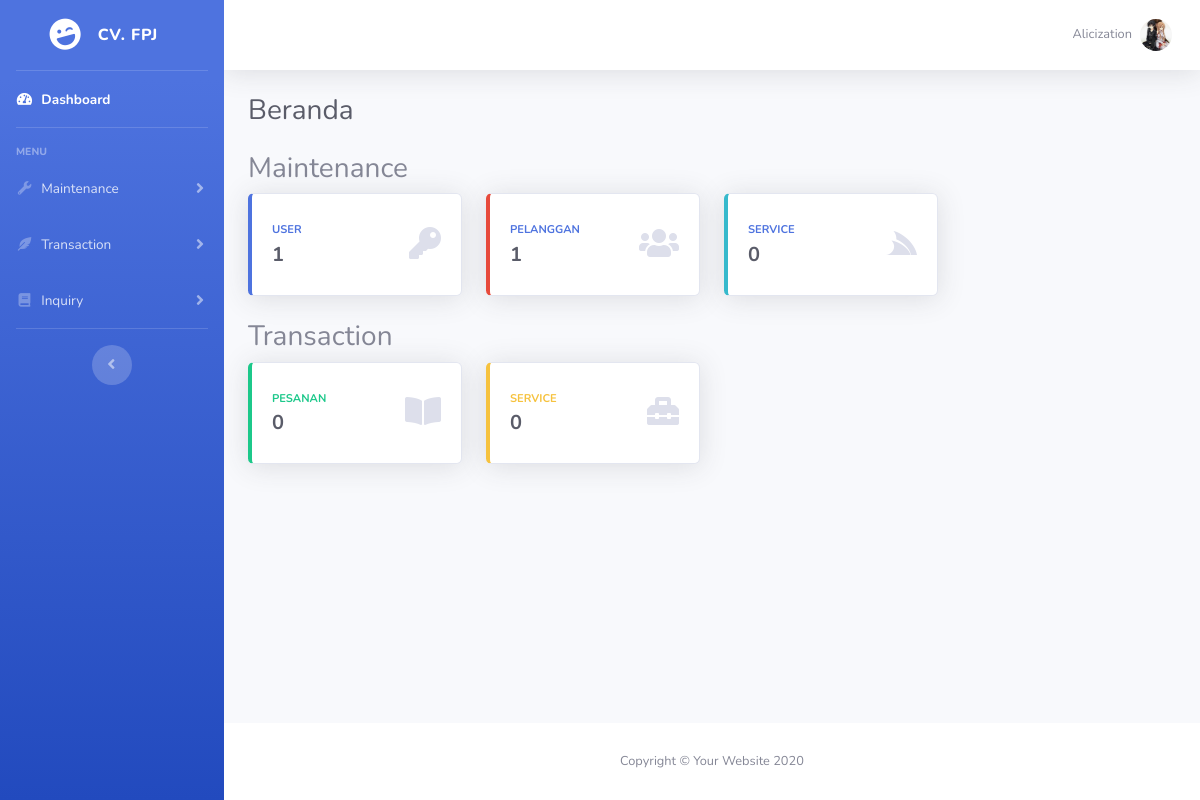
Screenshot of /home.php (signed in) with the database file from the repository.
### tables this page shows
CREATE TABLE `pelanggan` (
  `id_pelanggan` int(11) NOT NULL,
  `nama` varchar(100) DEFAULT NULL,
  `email` varchar(100) DEFAULT NULL,
  `alamat` text DEFAULT NULL,
  `no_telepon` varchar(15) DEFAULT NULL,
  `user_id` int(11) DEFAULT NULL,
  `foto` varchar(100) DEFAULT NULL
);

### database/Login.php (called while the page is built, shortened)
<?php
	class Login
	{
		private $conn;
		public function __construct()
		{
			$database = new Connection();
			$db = $database->db_connection();
			$this->conn = $db;
		}
		public function user_online()
		{
			$stmt = $this->conn->prepare("SELECT * FROM users JOIN pelanggan ON pelanggan.user_id=users.user_id WHERE users.user_id = :user_id");
			$stmt->execute(array(":user_id" => $_SESSION['user_session']));
			$userRow = $stmt->fetch(PDO::FETCH_ASSOC);
			return $userRow;
		}
	}
?>

### maintenance/Maintenance.php (called while the page is built, shortened)
<?php
class Maintenance
{
	private $conn;
	function __construct()
	{
		$database = new Connection();
		$db = $database->db_connection();
		$this->conn = $db;
	}
	public function count_data($tabel, $idPelanggan = '')
	{
		$sql = "SELECT * FROM ".$tabel;
		$stmt = $this->conn->prepare($sql);
		$stmt->execute();
		return $stmt->rowCount();
	}
}
?>

### home.php (the view, shortened to what this page needs)
<?php
require_once 'database/Login.php';
require_once 'maintenance/Maintenance.php';
$db = new Login();
$usr = new Maintenance();
$userLogin = $db->user_online();
$namaUser = $userLogin['nama'];
$roleUser = $userLogin['role'];
$idPelangganLoged = $userLogin['id_pelanggan'];
$foto = $userLogin['foto'];
$page_content = "Beranda";
?>
<!DOCTYPE html>
<html lang="en">
<head>
  <link href="assets/vendor/fontawesome-free/css/all.min.css" rel="stylesheet" type="text/css">
  <link href="assets/css/sb-admin-2.min.css" rel="stylesheet">
</head>
<body id="page-top">
  <div id="wrapper">
    <ul class="navbar-nav bg-gradient-primary sidebar sidebar-dark accordion" id="accordionSidebar">
      <a class="sidebar-brand d-flex align-items-center justify-content-center" href="home.php">
        <div class="sidebar-brand-icon rotate-n-15">
          <i class="fas fa-laugh-wink"></i>
        </div>
        <div class="sidebar-brand-text mx-3">CV. FPJ</div>
      </a>
      <hr class="sidebar-divider my-0">
      <li class="nav-item active">
        <a class="nav-link" href="home.php">
          <i class="fas fa-fw fa-tachometer-alt"></i>
          <span>Dashboard</span>
        </a>
      </li>
      <hr class="sidebar-divider">
      <div class="sidebar-heading">
        MENU
      </div>
      <?php if($roleUser == 1) :?>
      <li class="nav-item">
        <a class="nav-link collapsed" href="#" data-toggle="collapse" data-target="#collapseMaintenance" aria-expanded="true" aria-controls="collapseMaintenance">
          <i class="fas fa-fw fa-wrench"></i>
          <span>Maintenance</span>
        </a>
      </li>
      <?php endif; ?>
      <li class="nav-item">
        <a class="nav-link collapsed" href="#" data-toggle="collapse" data-target="#collapseTransaction" aria-expanded="true" aria-controls="collapseTransaction">
          <i class="fas fa-fw fa-feather-alt"></i>
          <span>Transaction</span>
        </a>
      </li>
      <li class="nav-item">
        <a class="nav-link collapsed" href="#" data-toggle="collapse" data-target="#collapseInquiry" aria-expanded="true" aria-controls="collapseInquiry">
          <i class="fas fa-fw fa-book"></i>
          <span>Inquiry</span>
        </a>
      </li>
      <hr class="sidebar-divider d-none d-md-block">
      <div class="text-center d-none d-md-inline">
        <button class="rounded-circle border-0" id="sidebarToggle"></button>
      </div>
    </ul>
    <div id="content-wrapper" class="d-flex flex-column">
      <div id="content">
        <nav class="navbar navbar-expand navbar-light bg-white topbar mb-4 static-top shadow">
          <ul class="navbar-nav ml-auto">
            <li class="nav-item dropdown no-arrow">
              <a class="nav-link dropdown-toggle" href="#" id="userDropdown" role="button" data-toggle="dropdown" aria-haspopup="true" aria-expanded="false">
                <span class="mr-2 d-none d-lg-inline text-gray-600 small"><?= $namaUser; ?></span>
                <img class="img-profile rounded-circle" src="assets/img/profiles/<?= $foto; ?>">
              </a>
            </li>
          </ul>
        </nav>
        <div class="container-fluid">
          <div class="d-sm-flex align-items-center justify-content-between mb-4">
            <h1 class="h3 mb-0 text-gray-800"><?= $page_content; ?></h1>
          </div>
          <?php if($roleUser == 1) :?>
          <div class="row">
            <div class="col-md-12">
              <h3>Maintenance</h3>
            </div>
          </div>
          <div class="row">
            <div class="col-xl-3 col-md-6 mb-4">
              <div class="card border-left-primary shadow h-100 py-2">
                <div class="card-body">
                  <div class="row no-gutters align-items-center">
                    <div class="col mr-2">
                      <div class="text-xs font-weight-bold text-primary text-uppercase mb-1">User</div>
                      <div class="h5 mb-0 font-weight-bold text-gray-800"><?= $usr->count_data('users'); ?></div>
                    </div>
                    <div class="col-auto">
                      <i class="fas fa-key fa-2x text-gray-300"></i>
                    </div>
                  </div>
                </div>
              </div>
            </div>
            <div class="col-xl-3 col-md-6 mb-4">
              <div class="card border-left-danger shadow h-100 py-2">
                <div class="card-body">
                  <div class="row no-gutters align-items-center">
                    <div class="col mr-2">
                      <div class="text-xs font-weight-bold text-primary text-uppercase mb-1">Pelanggan</div>
                      <div class="h5 mb-0 font-weight-bold text-gray-800"><?= $usr->count_data('pelanggan'); ?></div>
                    </div>
                    <div class="col-auto">
                      <i class="fas fa-users fa-2x text-gray-300"></i>
                    </div>
                  </div>
                </div>
              </div>
            </div>
            <div class="col-xl-3 col-md-6 mb-4">
              <div class="card border-left-info shadow h-100 py-2">
                <div class="card-body">
                  <div class="row no-gutters align-items-center">
                    <div class="col mr-2">
                      <div class="text-xs font-weight-bold text-primary text-uppercase mb-1">Service</div>
                      <div class="h5 mb-0 font-weight-bold text-gray-800"><?= $usr->count_data('service_master'); ?></div>
                    </div>
                    <div class="col-auto">
                      <i class="fab fa-servicestack fa-2x text-gray-300"></i>
                    </div>
                  </div>
                </div>
              </div>
            </div>
          </div>
          <?php endif; ?>
          <div class="row">
            <div class="col-md-12">
              <h3>Transaction</h3>
            </div>
          </div>
          <div class="row">
            <div class="col-xl-3 col-md-6 mb-4">
              <div class="card border-left-success shadow h-100 py-2">
                <div class="card-body">
                  <div class="row no-gutters align-items-center">
                    <div class="col mr-2">
                      <div class="text-xs font-weight-bold text-success text-uppercase mb-1">Pesanan</div>
                      <?php
                        $idFilterPelanggan = "";
                        if ($roleUser == 1 ) {
                          $idFilterPelanggan = "";
                        }else{
                          $idFilterPelanggan = $idPelangganLoged;
                        }
                      ?>
                      <div class="h5 mb-0 font-weight-bold text-gray-800"><?= $usr->count_data('pemesanan', $idFilterPelanggan); ?></div>
                    </div>
                    <div class="col-auto">
                      <i class="fas fa-book-open fa-2x text-gray-300"></i>
                    </div>
                  </div>
                </div>
              </div>
            </div>
            <?php if($roleUser == 1) :?>
            <div class="col-xl-3 col-md-6 mb-4">
              <div class="card border-left-warning shadow h-100 py-2">
                <div class="card-body">
                  <div class="row no-gutters align-items-center">
                    <div class="col mr-2">
                      <div class="text-xs font-weight-bold text-warning text-uppercase mb-1">Service</div>
                      <div class="h5 mb-0 font-weight-bold text-gray-800"><?= $usr->count_data('service', $idFilterPelanggan); ?></div>
                    </div>
                    <div class="col-auto">
                      <i class="fas fa-toolbox fa-2x text-gray-300"></i>
                    </div>
                  </div>
                </div>
              </div>
            </div>
            <?php endif; ?>
          </div>
        </div>
      </div>
      <footer class="sticky-footer bg-white">
        <div class="container my-auto">
          <div class="copyright text-center my-auto">
            <span>Copyright &copy; Your Website <?= date('Y'); ?></span>
          </div>
        </div>
      </footer>
    </div>
  </div>
</body>
</html>

### rows the page displays
pelanggan: nama "Alicization", foto (picture)

### other values shown
$page_content "Beranda"
$usr->count_data('users') "1"
$usr->count_data('pelanggan') "1"
$usr->count_data('service_master') "0"
$usr->count_data('pemesanan', $idFilterPelanggan) "0"
$usr->count_data('service', $idFilterPelanggan) "0"
